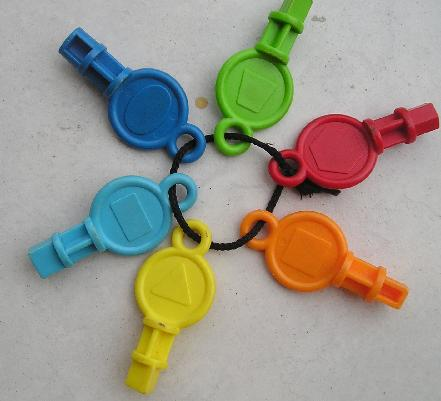
%> input picture PDI/Octave_code/Octave_Atividade_8/cores.jpg, 441 x 401 px
$ octave AulaPratica_8_RGBHSI_Octave.m   (GNU Octave 9; MATLAB toolbox functions it lacks are replaced by stand-ins)
%> lines starting %> are read from the running program, lines starting %| are printed output that depends on the picture
%Transformação RGB - HSI

%Detecção de bordas com função edge
clc;
clear all;
close all;

disp('*********************************************************************');
disp('****        Código criado pelo Prof. Dr. Thiago Statella         ****');
disp('****        Disciplina: Processamento Digital de Imagens         ****');
disp('****  Instituto Federal de Educação, Ciência e Tecnologia de MT  ****');
disp('*********************************************************************');
disp(' ');
disp(' ');

%linhas marcadas com // terão seu comentário retirado na segunda parte do
%exercício. As marcadas com /// terão comentário retirado na terceira parte
%e linhas marcadas com # terão comentário adicionado na segunda e terceira
%parte do experimento

%a=imread('forest.jpg');%///
a=imread('cores.jpg');%#
%> a is the input picture: size 401x441x3 uint8; mean R, G, B 156, 153.2, 140
a=double(a);
%> a: size 401x441x3 double

%separando as componentes RGB
R=a(:,:,1);
G=a(:,:,2);
B=a(:,:,3);
[n,m]=size(R);
%> n = 401; m = 441

% [6 lines of commented-out code are left out]
r=R/255;
g=G/255;
b=B/255;

%Calculando as componentes HSI*********************************************
I = zeros(n,m);%inicializando as componentes
S = zeros(n,m);
H = zeros(n,m);

for i=1:n
    for j=1:m
        I(i,j)=(1/3)*(r(i,j)+g(i,j)+b(i,j));


        if I(i,j)==0 %se I=0, S não é definido
            S(i,j)=1;
           else
              S(i,j)=1-((3*min([r(i,j);g(i,j);b(i,j)]))/(r(i,j)+g(i,j)+b(i,j)));
        end

        if S(i,j)==0 %se S=0, H não é definido
           H(i,j)=0;
           else
             H(i,j)=acos(((1/2)*((r(i,j)-g(i,j))+(r(i,j)-b(i,j))))/(sqrt((r(i,j)-g(i,j))^2+((r(i,j)-b(i,j))*(g(i,j)-b(i,j))))));
             H(i,j)=rad2deg(H(i,j));
        end


         if (b(i,j)/I(i,j))>(g(i,j)/I(i,j))
            H(i,j)=360-H(i,j);
        end
    end
end
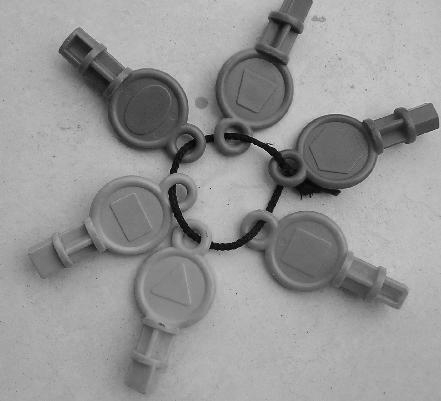
%> I: size 401x441 double; min 0.00131, max 0.885, mean 0.587
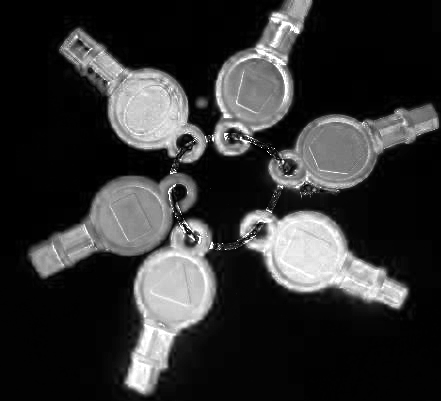
%> S: size 401x441 double; min 0, max 1, mean 0.198

H=H/360;%normalizando para [0,1]

%exibição fazendo a volta para o intervalo [0,255] e convertendo
%pra inteiros
figure,imshow(uint8(H*255)),title('Componente H');
figure,imshow(uint8(S*255)),title('Componente S');
figure,imshow(uint8(I*255)),title('Componente I');

%Fazendo a composição HSI com as cores RGB
HSICorlor(:,:,1)=uint8(H*255);
HSICorlor(:,:,2)=uint8(S*255);
HSICorlor(:,:,3)=uint8(I*255);
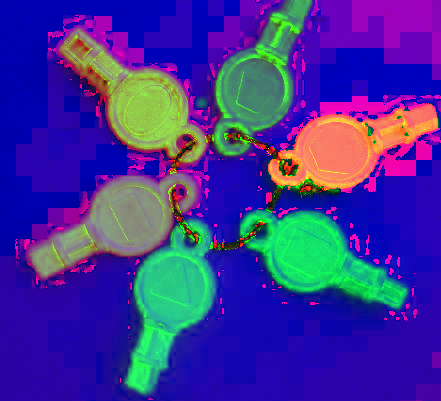
%> HSICorlor: size 401x441x3 uint8; mean R, G, B 63.7, 50.5, 149.7

figure,imshow(HSICorlor),title('Composição H>R, S>G, I>B');

% [13 lines of commented-out code are left out]
H=360*H; %voltando para o intervalo [0,360]
bn = zeros(n,m);
rn = zeros(n,m);
gn = zeros(n,m);
R2 = zeros(n,m);
G2 = zeros(n,m);
B2 = zeros(n,m);

for i=1:n
    for j=1:m


       if (H(i,j)>=0)&&(H(i,j)<=120)
            bn(i,j)=(1/3)*(1-S(i,j));%bn será o valor normalizado segundo r+g+b=1
            rn(i,j)=(1/3)*(1+((S(i,j)*cos(deg2rad(H(i,j))))/(cos(deg2rad(60-H(i,j))))));
            gn(i,j)=1-(rn(i,j)+bn(i,j));

            R2(i,j)=3*I(i,j)*rn(i,j);
            G2(i,j)=3*I(i,j)*gn(i,j);
            B2(i,j)=3*I(i,j)*bn(i,j);
        end
        if (H(i,j)>120)&&(H(i,j)<=240)
            H(i,j)=H(i,j)-120;
            rn(i,j)=(1/3)*(1-S(i,j));
            gn(i,j)=(1/3)*(1+((S(i,j)*cos(deg2rad(H(i,j))))/(cos(deg2rad(60-H(i,j))))));
            bn(i,j)=1-(rn(i,j)+gn(i,j));

            R2(i,j)=3*I(i,j)*rn(i,j);
            G2(i,j)=3*I(i,j)*gn(i,j);
            B2(i,j)=3*I(i,j)*bn(i,j);
        end
        if (H(i,j)>240)&&(H(i,j)<=360)
            H(i,j)=H(i,j)-240;
            gn(i,j)=(1/3)*(1-S(i,j));
            bn(i,j)=(1/3)*(1+((S(i,j)*cos(deg2rad(H(i,j))))/(cos(deg2rad(60-H(i,j))))));
            rn(i,j)=1-(gn(i,j)+bn(i,j));

            R2(i,j)=3*I(i,j)*rn(i,j);
            G2(i,j)=3*I(i,j)*gn(i,j);
            B2(i,j)=3*I(i,j)*bn(i,j);
        end
    end
end
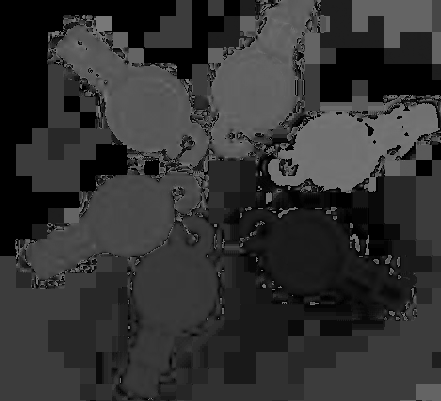
%> H: size 401x441 double; min 0, max 120, mean 50
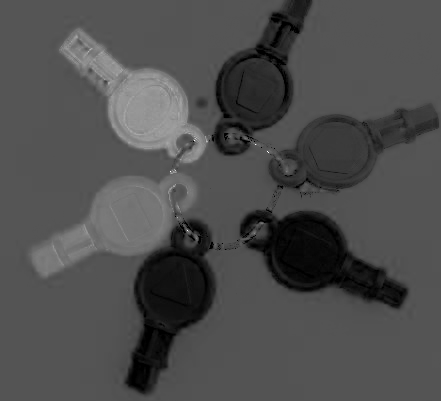
%> bn: size 401x441 double; min 0, max 1, mean 0.306
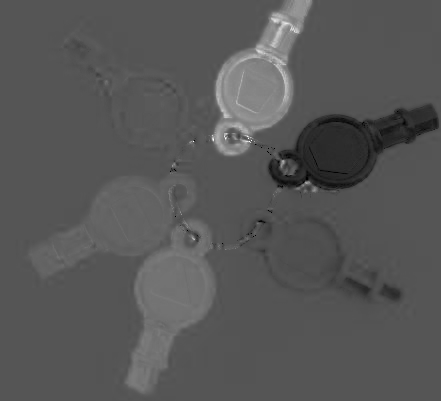
%> gn: size 401x441 double; min 0, max 1, mean 0.343
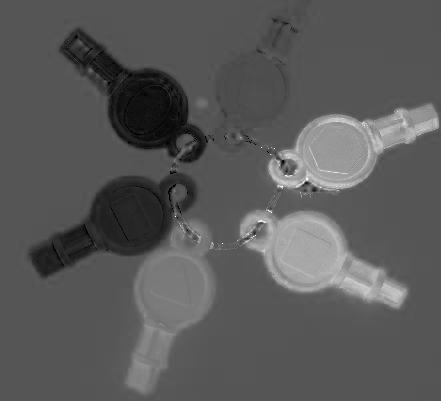
%> rn: size 401x441 double; min 0, max 1, mean 0.352

%formando a imagem RGB novamente
k(:,:,1)=(R2*255);
k(:,:,2)=(G2*255);
k(:,:,3)=(B2*255);
%> k: size 401x441x3 double
k=uint8(k);
%figure,imshow(I),title('Componente I realçada');%///
figure,imshow(k),title('Imagem HSI>RGB');%imagem formada do sistema HSI
figure,imshow(uint8(a)),title('Imagem original');%imagem original
%figure,imshow(c),title('Imagem realçada no espaço RGB');%imagem realçada
%no sistema RGB %///
